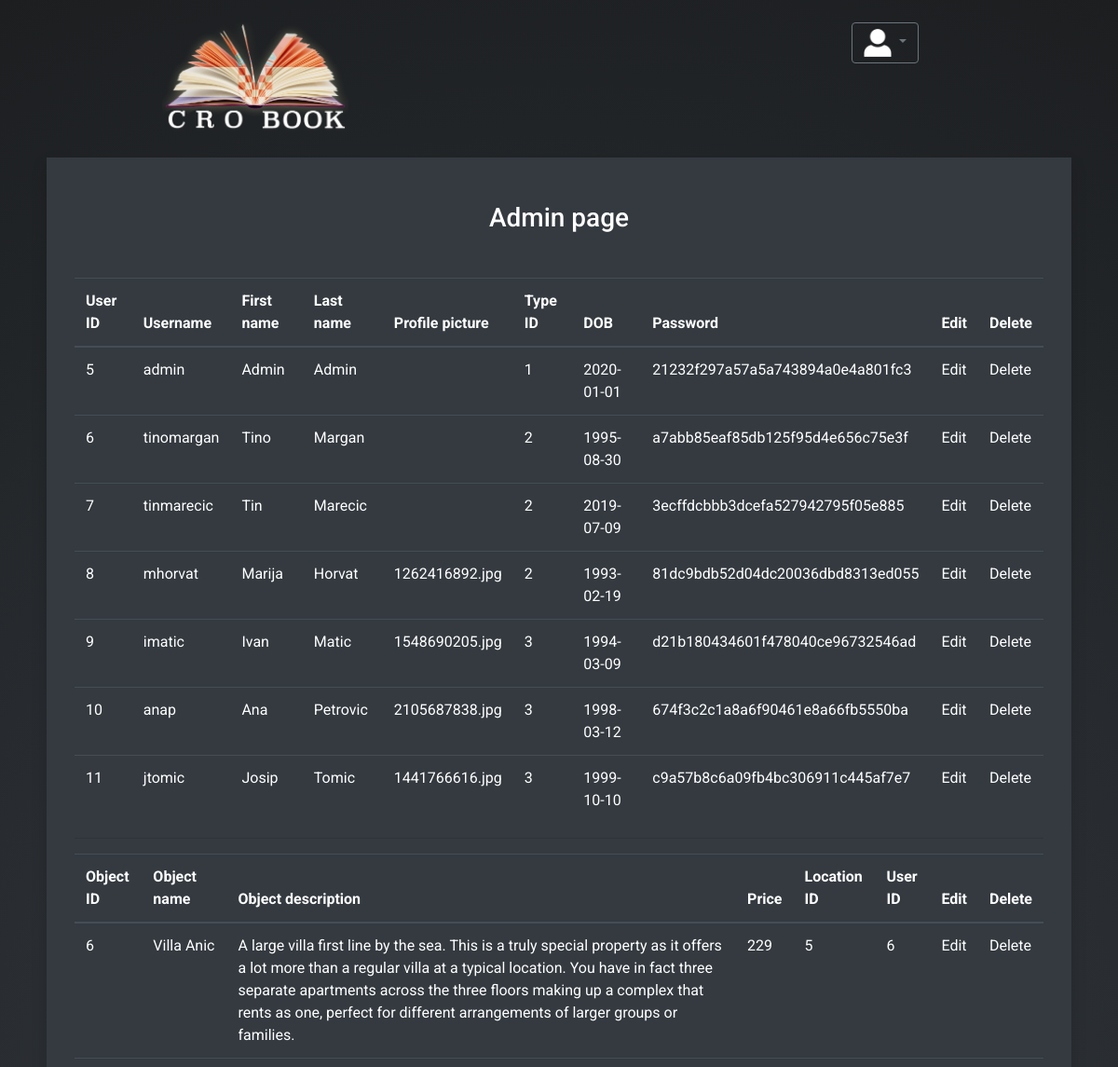
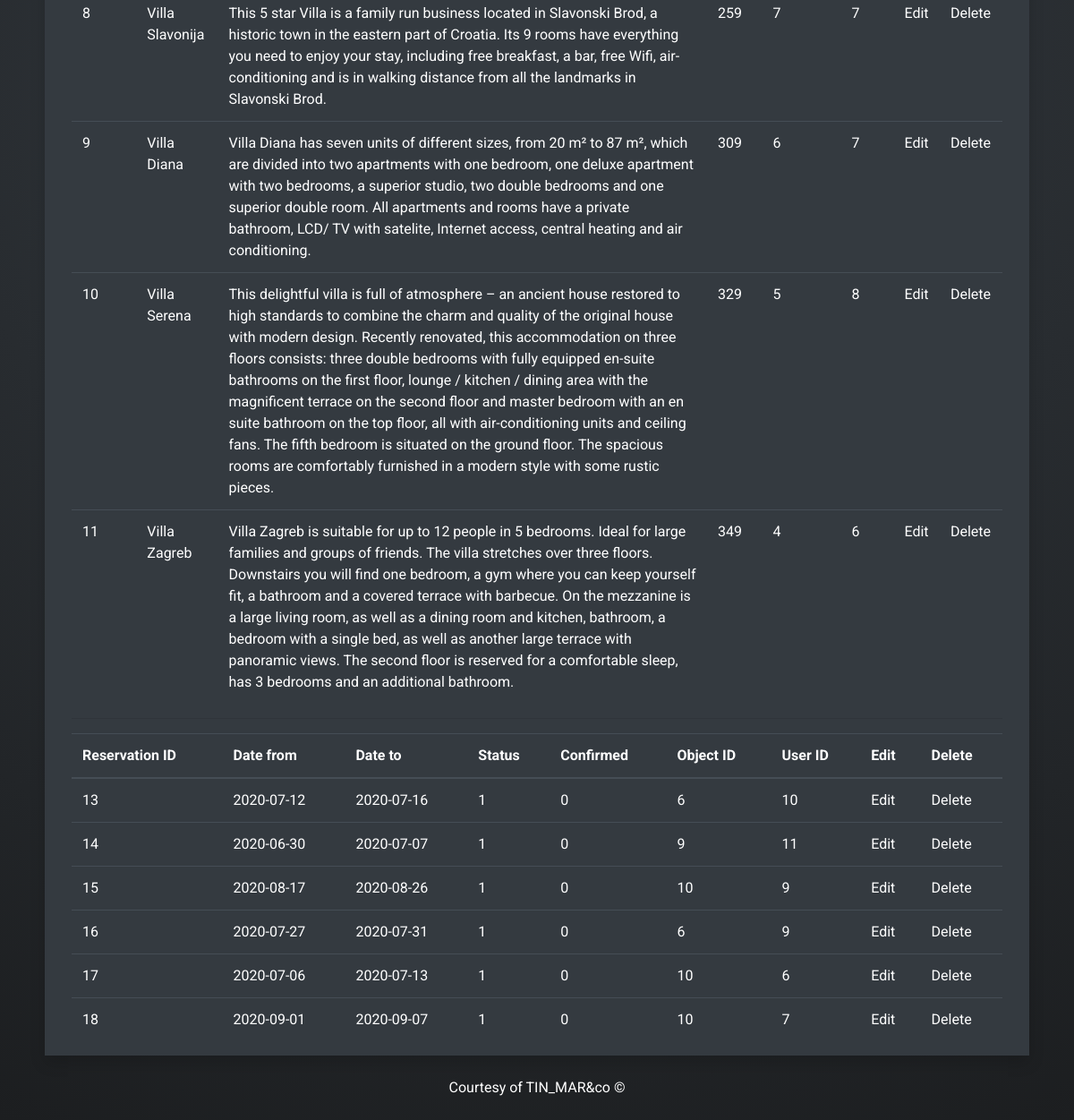
Screenshot of /admin_profile_page.php (signed in) with the database file from the repository (2 pictures, top to bottom).
### tables this page shows
CREATE TABLE `user` (
  `User_ID` int(11) NOT NULL,
  `Username` varchar(20) NOT NULL,
  `First_name` varchar(20) NOT NULL,
  `Last_name` varchar(20) NOT NULL,
  `User_image` varchar(20) NOT NULL,
  `Type_ID` int(11) NOT NULL,
  `Date_of_birth` date NOT NULL,
  `Password` varchar(40) NOT NULL
);

CREATE TABLE `object` (
  `Object_ID` int(11) NOT NULL,
  `Object_name` varchar(30) NOT NULL,
  `Object_desc` text NOT NULL,
  `Price` int(11) NOT NULL,
  `Location_ID` int(11) NOT NULL,
  `User_ID` int(11) NOT NULL
);

CREATE TABLE `reservation` (
  `Reservation_ID` int(11) NOT NULL,
  `Date_from` date NOT NULL,
  `Date_to` date NOT NULL,
  `Status` tinyint(1) NOT NULL,
  `Confirmed` tinyint(1) NOT NULL,
  `Object_ID` int(11) NOT NULL,
  `User_ID` int(11) NOT NULL
);

### admin_profile_page.php (the view, shortened to what this page needs)
<!doctype html>
<html lang="en">
  <head>
    <link rel="stylesheet" href="https://stackpath.bootstrapcdn.com/bootstrap/4.3.1/css/bootstrap.min.css">
    <link rel="stylesheet" href="Style/user_page.css">
  </head>
  <body>
    <?php
    $conn = db();
    ?>
   <div class="container-fluid">
     <div class="row justify-content-md-center">
       <div class="col col-lg-2 text-center p-4 banner">
         <a href="admin_profile_page.php"><img src="media/crobook_logo_white.png" alt="logo" width="200"></a>
        </div>
       <div class="col-md-auto col-lg-5 ">
        </div>
       <div class="col col-lg-2 p-4 text-center banner ">
       <div class="dropdown">
          <button class="btn btn-outline-secondary dropdown-toggle" type="button" id="dropdownMenuButton" data-toggle="dropdown" aria-haspopup="true" aria-expanded="false">
            <img src="media/profile_white.png" alt="userpic" height="30" title="userpic">
          </button>
          <?php
          $sql_user = 'Select * from `user` where `User_ID` = "'.$_SESSION['User_ID'].'"; ';
          $result = $conn->query($sql_user);
          ?>
        </div>
      </div>
     </div>
     <div class="row justify-content-md-center">
         <div class="col col-md-11 text-center reservations_p shadow pt-5"><h3>Admin page</h3>
          <div class="text-left">
          <div class="container-fluid">
            <div class="row justify-content-left mt-5">
          <?php
          $sql_all_user = 'SELECT * from user';
          $result_all_user = $conn->query($sql_all_user);
          echo
          '<div class="col col-sm-12">
            <table class="table table-hover table-dark">';
            echo '<thead><tr>
            <th>User ID</th>
            <th>Username</th>
            <th>First name</th>
            <th>Last name</th>
            <th>Profile picture</th>
            <th>Type ID</th>
            <th>DOB</th>
            <th>Password</th>
            <th>Edit</th>
            <th>Delete</th></tr></thead>';
              foreach($result_all_user as $user){
                echo '<tr>';
                foreach($user as $col){
                  echo '<td>'.$col.'</td>';
                }
                echo '<td><a href="admin_edit.php?userid='.$user['User_ID'].'">Edit</a></td>';
                echo '<td><a href="admin_delete.php?userid='.$user['User_ID'].'">Delete</a></td>';
                echo '</tr>';
              }
          echo
            '</table>
            <hr>
          </div>
          ';
          $sql_all_obj = 'SELECT * from object';
        $result_all_obj = $conn->query($sql_all_obj);
          echo
          '<div class="col col-sm-12">
            <table class="table table-hover table-dark">';
            echo '<thead><tr>
            <th>Object ID</th>
            <th>Object name</th>
            <th>Object description</th>
            <th>Price</th>
            <th>Location ID</th>
            <th>User ID</th>
            <th>Edit</th>
            <th>Delete</th></tr></thead>';
              foreach($result_all_obj as $obj){
                echo '<tr>';
                foreach($obj as $col){
                  echo '<td>'.$col.'</td>';
                }
                echo '<td><a href="admin_edit.php?objid='.$obj['Object_ID'].'">Edit</a></td>';
                echo '<td><a href="admin_delete.php?objid='.$obj['Object_ID'].'">Delete</a></td>';
                echo '</tr>';
              }
          echo
            '</table>
            <hr>
          </div>';
          $sql_all_reservation = 'SELECT * from reservation';
          $result_all_reservation = $conn->query($sql_all_reservation);
          echo
          '<div class="col col-sm-12">
          <table class="table table-hover table-dark">';
          echo '<thead><tr>
          <th>Reservation ID</th>
          <th>Date from</th>
          <th>Date to</th>
          <th>Status</th>
          <th>Confirmed</th>
          <th>Object ID</th>
          <th>User ID</th>
          <th>Edit</th>
          <th>Delete</th></tr></thead>';
            foreach($result_all_reservation as $reservation){
              echo '<tr>';
              foreach($reservation as $res){
                echo '<td>'.$res.'</td>';
              }
              echo '<td><a href="admin_edit.php?resid='.$reservation['Reservation_ID'].'">Edit</a></td>';
              echo '<td><a href="admin_delete.php?resid='.$reservation['Reservation_ID'].'">Delete</a></td>';
              echo '</tr>';
            }
        echo
          '</table>
        </div>';
          ?>
            </div>
          </div>
         </div>
      </div>
   </div>
      <div class="container-fluid">
        <div class="row-fluid">
            <div class="col-sm-12 p-4 text-center  footer">
              Courtesy of TIN_MAR&co &copy
            </div>
        </div>
      </div>
  </body>
</html>

### Style/user_page.css (style rules this page uses)
.reservations_p { background-color: rgba(52,58,64,1); box-shadow:5px 5px 10px gray; }
body { background: rgb(52,58,64); background: radial-gradient(circle, rgba(52,58,64,1) 0%, rgba(28,30,32,1) 100%); font-family: 'Roboto', sans-serif; color: white; }
.footer { height:10%; bottom:0; left:0; }
a { text-decoration: none; }
a:link, a:visited { color: white; }

### rows the page displays
user: User_ID "5", Username "admin", col "Admin", Type_ID "1", Date_of_birth "2020-01-01", Password "21232f297a57a5a743894a0e4a801fc3"
user: User_ID "6", Username "tinomargan", First_name "Tino", Last_name "Margan", Type_ID "2", Date_of_birth "1995-08-30", Password "a7abb85eaf85db125f95d4e656c75e3f"
user: User_ID "7", Username "tinmarecic", First_name "Tin", Last_name "Marecic", Type_ID "2", Date_of_birth "2019-07-09", Password "3ecffdcbbb3dcefa527942795f05e885"
user: User_ID "8", Username "mhorvat", First_name "Marija", Last_name "Horvat", User_image "1262416892.jpg", Type_ID "2", Date_of_birth "1993-02-19", Password "81dc9bdb52d04dc20036dbd8313ed055"
user: User_ID "9", Username "imatic", First_name "Ivan", Last_name "Matic", User_image "1548690205.jpg", Type_ID "3", Date_of_birth "1994-03-09", Password "d21b180434601f478040ce96732546ad"
user: User_ID "10", Username "anap", First_name "Ana", Last_name "Petrovic", User_image "2105687838.jpg", Type_ID "3", Date_of_birth "1998-03-12", Password "674f3c2c1a8a6f90461e8a66fb5550ba"
user: User_ID "11", Username "jtomic", First_name "Josip", Last_name "Tomic", User_image "1441766616.jpg", Type_ID "3", Date_of_birth "1999-10-10", Password "c9a57b8c6a09fb4bc306911c445af7e7"
object: col "6", Object_name "Villa Anic", Object_desc "A large villa first line by the sea. This is a truly special property as it offers a lot more than a regular villa at a typical location. You have in fact three separate apartments across the three floors making up a complex that rents as one, perfect for different arrangements of larger groups or families.", Price "229", Location_ID "5"
object: Object_ID "8", Object_name "Villa Slavonija", Object_desc "This 5 star Villa is a family run business located in Slavonski Brod, a historic town in the eastern part of Croatia. Its 9 rooms have everything you need to enjoy your stay, including free breakfast, a bar, free Wifi, air-conditioning and is in walking distance from all the landmarks in Slavonski Brod.", Price "259", col "7"
object: Object_ID "9", Object_name "Villa Diana", Object_desc "Villa Diana has seven units of different sizes, from 20 m² to 87 m², which are divided into two apartments with one bedroom, one deluxe apartment with two bedrooms, a superior studio, two double bedrooms and one superior double room. All apartments and rooms have a private bathroom, LCD/ TV with satelite, Internet access, central heating and air conditioning.", Price "309", Location_ID "6", User_ID "7"
object: Object_ID "10", Object_name "Villa Serena", Object_desc "This delightful villa is full of atmosphere – an ancient house restored to high standards to combine the charm and quality of the original house with modern design. Recently renovated, this accommodation on three floors consists: three double bedrooms with fully equipped en-suite bathrooms on the first floor, lounge / kitchen / dining area with the magnificent terrace on the second floor and master bedroom with an en suite bathroom on the top floor, all with air-conditioning units and ceiling fans. The fifth bedroom is situated on the ground floor. The spacious rooms are comfortably furnished in a modern style with some rustic pieces.", Price "329", Location_ID "5", User_ID "8"
object: Object_ID "11", Object_name "Villa Zagreb", Object_desc "Villa Zagreb is suitable for up to 12 people in 5 bedrooms. Ideal for large families and groups of friends. The villa stretches over three floors. Downstairs you will find one bedroom, a gym where you can keep yourself fit, a bathroom and a covered terrace with barbecue. On the mezzanine is a large living room, as well as a dining room and kitchen, bathroom, a bedroom with a single bed, as well as another large terrace with panoramic views. The second floor is reserved for a comfortable sleep, has 3 bedrooms and an additional bathroom.", Price "349", Location_ID "4", User_ID "6"
reservation: Reservation_ID "13", Date_from "2020-07-12", Date_to "2020-07-16", Status "1", Confirmed "0", Object_ID "6", User_ID "10"
reservation: Reservation_ID "14", Date_from "2020-06-30", Date_to "2020-07-07", Status "1", Confirmed "0", Object_ID "9", User_ID "11"
reservation: Reservation_ID "15", Date_from "2020-08-17", Date_to "2020-08-26", Status "1", Confirmed "0", Object_ID "10", User_ID "9"
reservation: Reservation_ID "16", Date_from "2020-07-27", Date_to "2020-07-31", Status "1", Confirmed "0", Object_ID "6", User_ID "9"
reservation: Reservation_ID "17", Date_from "2020-07-06", Date_to "2020-07-13", Status "1", Confirmed "0", Object_ID "10", User_ID "6"
reservation: Reservation_ID "18", Date_from "2020-09-01", Date_to "2020-09-07", Status "1", Confirmed "0", Object_ID "10", User_ID "7"
